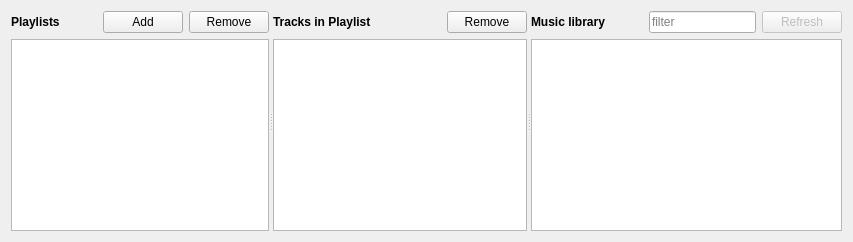
       <widget class="QWidget" name="music_tab">
        <attribute name="icon">
         <iconset resource="yonder.qrc">
          <normaloff>:/application/icons/icon-music.png</normaloff>:/application/icons/icon-music.png</iconset>
        </attribute>
        <attribute name="title">
         <string>&amp;Music</string>
        </attribute>
        <layout class="QHBoxLayout" name="horizontalLayout_5">
         <item>
          <widget class="QSplitter" name="splitter_music">
           <property name="orientation">
            <enum>Qt::Horizontal</enum>
           </property>
           <widget class="QWidget" name="layoutWidget_5">
            <layout class="QVBoxLayout" name="layout_music_playlists">
             <item>
              <layout class="QHBoxLayout" name="layout_music_playlists_buttons">
               <item>
                <widget class="QLabel" name="label_music_playlists">
                 <property name="font">
                  <font>
                   <weight>75</weight>
                   <bold>true</bold>
                  </font>
                 </property>
                 <property name="text">
                  <string>Playlists</string>
                 </property>
                 <property name="buddy">
                  <cstring>music_playlists_view</cstring>
                 </property>
                </widget>
               </item>
               <item>
                <spacer name="horizontalSpacer">
                 <property name="orientation">
                  <enum>Qt::Horizontal</enum>
                 </property>
                 <property name="sizeHint" stdset="0">
                  <size>
                   <width>40</width>
                   <height>20</height>
                  </size>
                 </property>
                </spacer>
               </item>
               <item>
                <widget class="QPushButton" name="button_music_playlist_add">
                 <property name="text">
                  <string>Add</string>
                 </property>
                 <property name="icon">
                  <iconset resource="yonder.qrc">
                   <normaloff>:/application/icons/edit-new.png</normaloff>:/application/icons/edit-new.png</iconset>
                 </property>
                 <property name="shortcut">
                  <string>Ctrl+N</string>
                 </property>
                </widget>
               </item>
               <item>
                <widget class="QPushButton" name="button_music_playlist_remove">
                 <property name="text">
                  <string>Remove</string>
                 </property>
                 <property name="icon">
                  <iconset resource="yonder.qrc">
                   <normaloff>:/application/icons/edit-delete.png</normaloff>:/application/icons/edit-delete.png</iconset>
                 </property>
                 <property name="shortcut">
                  <string>Ctrl+Del</string>
                 </property>
                </widget>
               </item>
              </layout>
             </item>
             <item>
              <widget class="QListView" name="music_playlists_view">
               <property name="alternatingRowColors">
                <bool>true</bool>
               </property>
              </widget>
             </item>
            </layout>
           </widget>
           <widget class="QWidget" name="layoutWidget_6">
            <layout class="QVBoxLayout" name="layout_music_tracks">
             <item>
              <layout class="QHBoxLayout" name="layout_music_tracks_buttons">
               <item>
                <widget class="QLabel" name="label_music_tracks">
                 <property name="font">
                  <font>
                   <weight>75</weight>
                   <bold>true</bold>
                  </font>
                 </property>
                 <property name="text">
                  <string>Tracks in Playlist</string>
                 </property>
                 <property name="buddy">
                  <cstring>music_tracks_view</cstring>
                 </property>
                </widget>
               </item>
               <item>
                <spacer name="horizontalSpacer_2">
                 <property name="orientation">
                  <enum>Qt::Horizontal</enum>
                 </property>
                 <property name="sizeHint" stdset="0">
                  <size>
                   <width>40</width>
                   <height>20</height>
                  </size>
                 </property>
                </spacer>
               </item>
               <item>
                <widget class="QPushButton" name="button_music_tracks_remove">
                 <property name="text">
                  <string>Remove</string>
                 </property>
                 <property name="icon">
                  <iconset resource="yonder.qrc">
                   <normaloff>:/application/icons/edit-delete.png</normaloff>:/application/icons/edit-delete.png</iconset>
                 </property>
                 <property name="shortcut">
                  <string>Del</string>
                 </property>
                </widget>
               </item>
              </layout>
             </item>
             <item>
              <widget class="MusicPlaylistTracksView" name="music_tracks_view">
               <property name="editTriggers">
                <set>QAbstractItemView::NoEditTriggers</set>
               </property>
               <property name="dragEnabled">
                <bool>true</bool>
               </property>
               <property name="dragDropMode">
                <enum>QAbstractItemView::DragDrop</enum>
               </property>
               <property name="alternatingRowColors">
                <bool>true</bool>
               </property>
               <property name="selectionMode">
                <enum>QAbstractItemView::ExtendedSelection</enum>
               </property>
               <property name="selectionBehavior">
                <enum>QAbstractItemView::SelectRows</enum>
               </property>
               <property name="showGrid">
                <bool>false</bool>
               </property>
               <attribute name="horizontalHeaderVisible">
                <bool>false</bool>
               </attribute>
               <attribute name="horizontalHeaderStretchLastSection">
                <bool>true</bool>
               </attribute>
               <attribute name="verticalHeaderVisible">
                <bool>false</bool>
               </attribute>
               <attribute name="verticalHeaderHighlightSections">
                <bool>false</bool>
               </attribute>
              </widget>
             </item>
            </layout>
           </widget>
           <widget class="QWidget" name="layoutWidget_7">
            <layout class="QVBoxLayout" name="layout_music_library">
             <item>
              <layout class="QHBoxLayout" name="layout_music_library_buttons">
               <item>
                <widget class="QLabel" name="label_music_library">
                 <property name="font">
                  <font>
                   <weight>75</weight>
                   <bold>true</bold>
                  </font>
                 </property>
                 <property name="text">
                  <string>Music library</string>
                 </property>
                 <property name="buddy">
                  <cstring>music_library_view</cstring>
                 </property>
                </widget>
               </item>
               <item>
                <spacer name="horizontalSpacer_3">
                 <property name="orientation">
                  <enum>Qt::Horizontal</enum>
                 </property>
                 <property name="sizeHint" stdset="0">
                  <size>
                   <width>40</width>
                   <height>20</height>
                  </size>
                 </property>
                </spacer>
               </item>
               <item>
                <widget class="QLineEditFilter" name="edit_music_filter">
                 <property name="placeholderText">
                  <string>filter</string>
                 </property>
                </widget>
               </item>
               <item>
                <widget class="QPushButton" name="button_music_library_refresh">
                 <property name="enabled">
                  <bool>false</bool>
                 </property>
                 <property name="text">
                  <string>Refresh</string>
                 </property>
                 <property name="icon">
                  <iconset theme="view-refresh">
                   <normaloff/>
                  </iconset>
                 </property>
                </widget>
               </item>
              </layout>
             </item>
             <item>
              <widget class="MusicLibraryView" name="music_library_view">
               <property name="editTriggers">
                <set>QAbstractItemView::NoEditTriggers</set>
               </property>
               <property name="dragEnabled">
                <bool>true</bool>
               </property>
               <property name="dragDropMode">
                <enum>QAbstractItemView::DragOnly</enum>
               </property>
               <property name="alternatingRowColors">
                <bool>true</bool>
               </property>
               <property name="selectionMode">
                <enum>QAbstractItemView::ExtendedSelection</enum>
               </property>
               <property name="selectionBehavior">
                <enum>QAbstractItemView::SelectRows</enum>
               </property>
               <property name="showGrid">
                <bool>false</bool>
               </property>
               <attribute name="horizontalHeaderVisible">
                <bool>false</bool>
               </attribute>
               <attribute name="horizontalHeaderStretchLastSection">
                <bool>true</bool>
               </attribute>
               <attribute name="verticalHeaderVisible">
                <bool>false</bool>
               </attribute>
               <attribute name="verticalHeaderHighlightSections">
                <bool>false</bool>
               </attribute>
              </widget>
             </item>
            </layout>
           </widget>
          </widget>
         </item>
        </layout>
       </widget>
